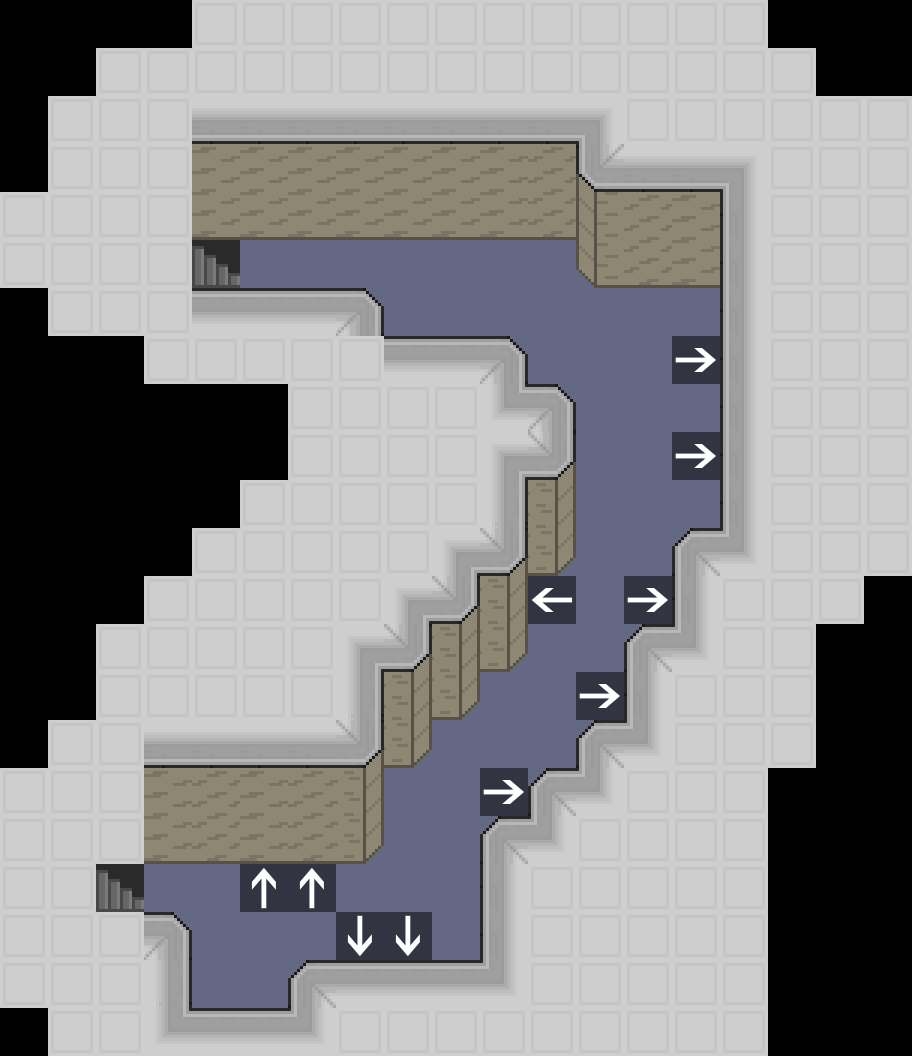

A 2D game scene composited from a Tiled map and its tileset images. What follows is a short description and the map's XML, with each tile layer's data collapsed to a summary:
An orthogonal 19x22 tile map with 48x48 px tiles, 3 tile layers (floor 1, map-transition, Murs).

<map version="1.0" orientation="orthogonal" width="19" height="22" tilewidth="48" tileheight="48">
 <tileset firstgid="1" name="tilesheet" tilewidth="48" tileheight="48">
  <image source="../img/tilesheet.png" width="960" height="1820" />
 </tileset>
 <layer name="floor 1" width="19" height="22">
  <data>[418 cells, 76 non-empty, 1 distinct tile ids]</data>
 </layer>
 <layer name="map-transition" width="19" height="22">
  <data>[418 cells, 12 non-empty, 5 distinct tile ids]</data>
 </layer>
 <layer name="Murs" width="19" height="22">
  <data>[418 cells, 284 non-empty, 22 distinct tile ids]</data>
 </layer>
</map>
